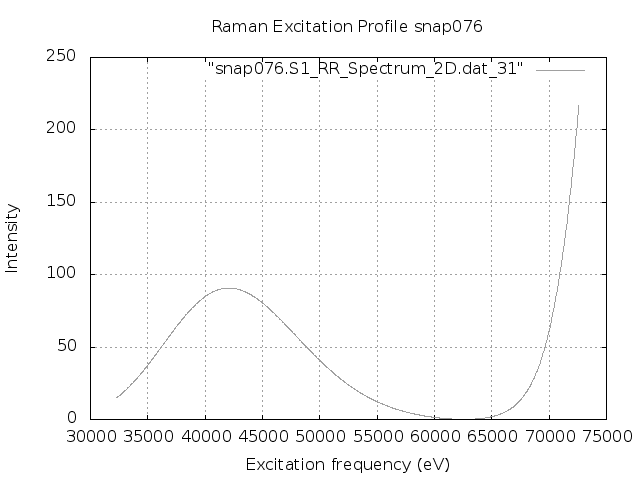

Here is the gnuplot script that generated this plot:
set terminal png
set output "snap076.S1.REP.png"
set xlabel 'Excitation frequency (eV)'
set ylabel 'Intensity'
set title "Raman Excitation Profile snap076"
set grid
set autoscale
plot "snap076.S1_RR_Spectrum_2D.dat_31" with lines lc "blue"
exit
